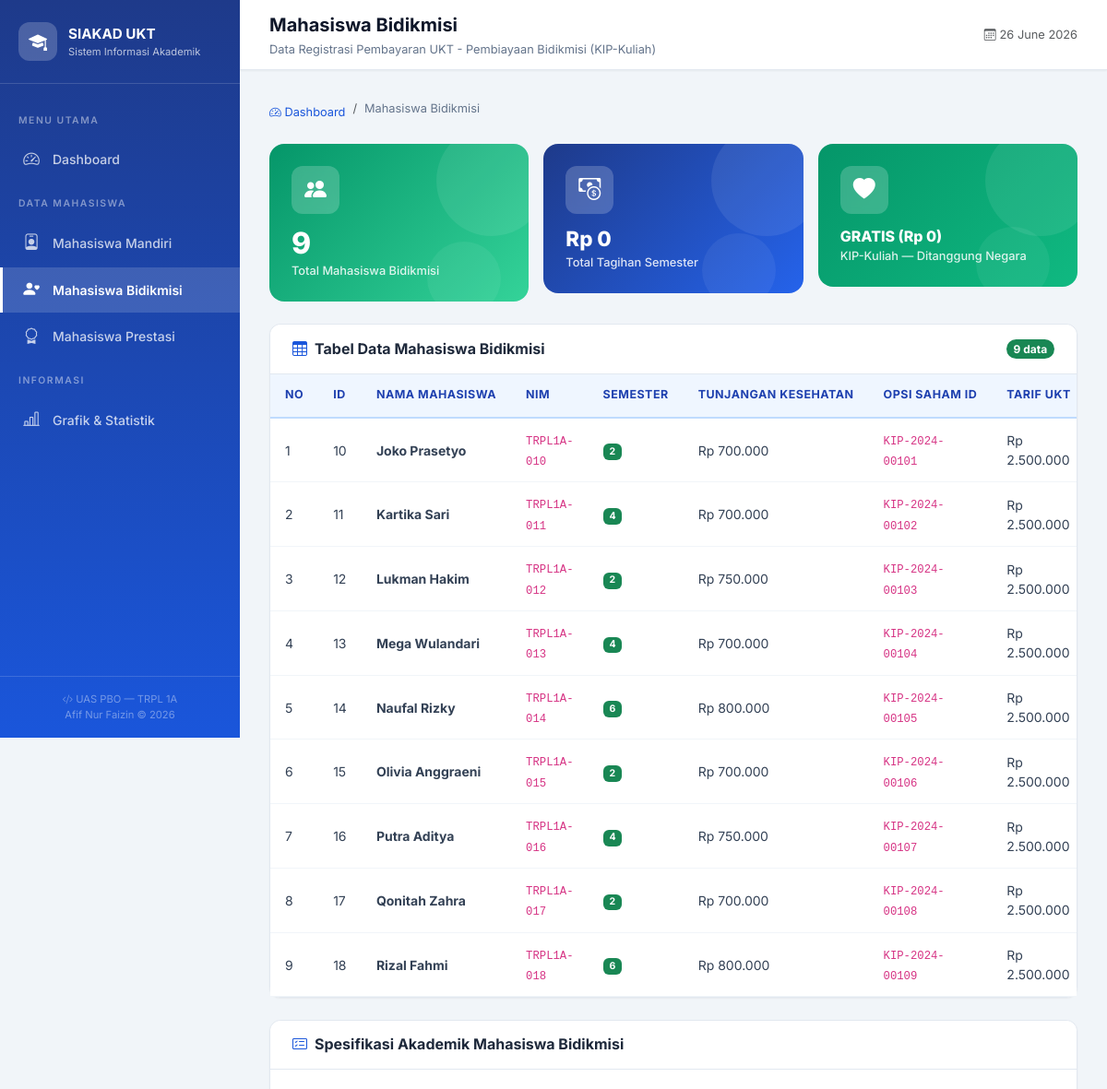
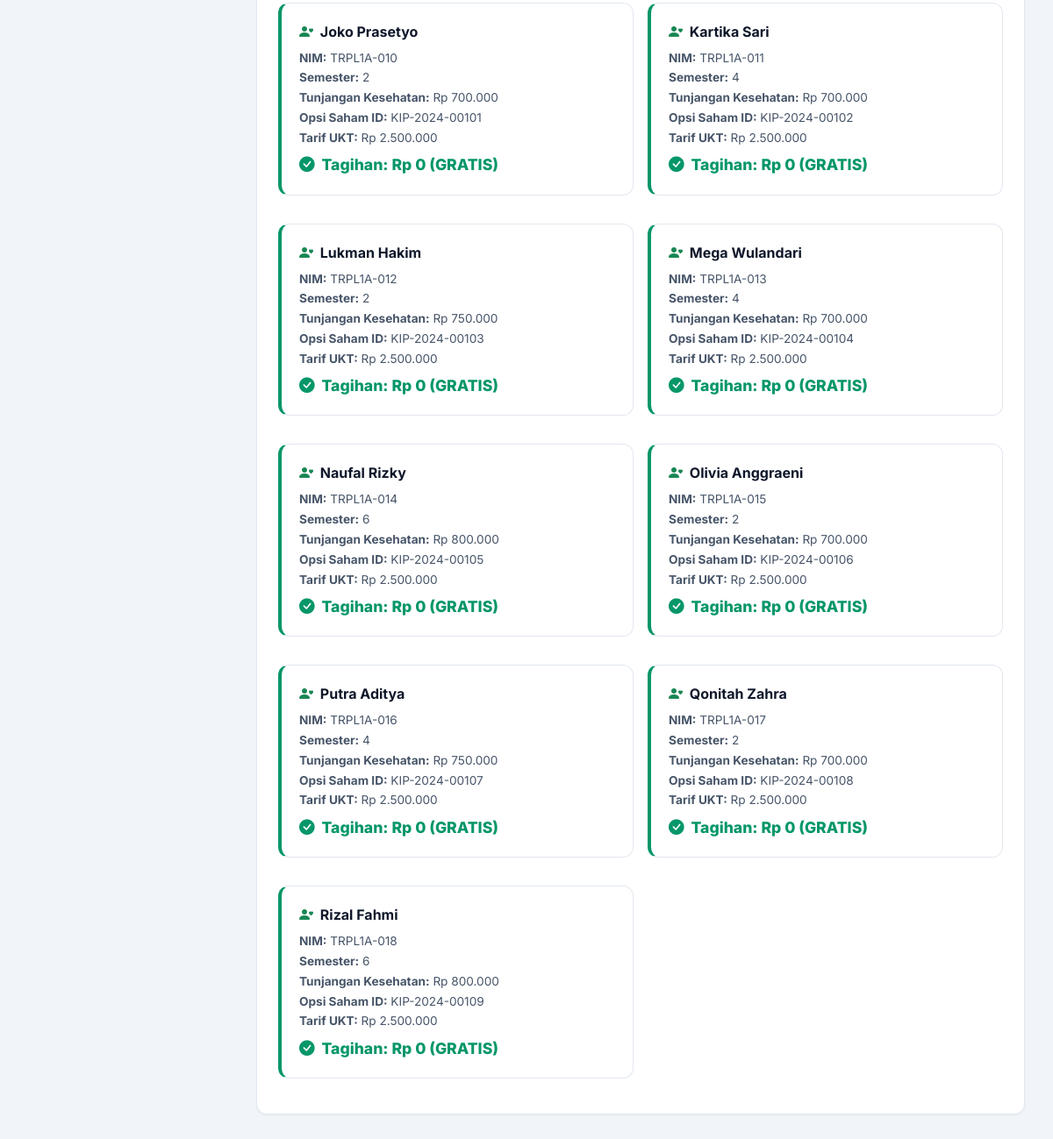
Page /bidikmisi.php on the committed database (2 pictures, top to bottom).
### tables this page shows
CREATE TABLE `tabel_mahasiswa` (
  `id_mahasiswa` int NOT NULL,
  `nama_mahasiswa` varchar(100) NOT NULL,
  `nim` varchar(20) NOT NULL,
  `semester` int NOT NULL,
  `trif_ukt_nominal` decimal(12,2) NOT NULL,
  `jenis_pembiayaan` enum('Mandiri','Bidikmisi','Prestasi') NOT NULL,
  `golongan_ukt` varchar(10) DEFAULT NULL,
  `nama_wali` varchar(100) DEFAULT NULL,
  `nomor_kip_kuliah` varchar(30) DEFAULT NULL,
  `dana_saku_subsidi` decimal(12,2) DEFAULT NULL,
  `nama_instansi_beasiswa` varchar(150) DEFAULT NULL,
  `minimal_ipk_syarat` decimal(3,2) DEFAULT NULL
);

### Classes/MahasiswaBidikmisi.php (called while the page is built, shortened)
<?php
require_once __DIR__ . '/Mahasiswa.php';
class MahasiswaBidikmisi extends Mahasiswa
{
    protected $tunjanganKesehatan;
    protected $opsiSahamId;
    public function __construct($id_mahasiswa, $nama_mahasiswa, $nim, $semester, $tarifUktNominal, $tunjanganKesehatan, $opsiSahamId)
    {
        $this->tunjanganKesehatan = $tunjanganKesehatan;
        $this->opsiSahamId        = $opsiSahamId;
    }
    public function hitungTagihanSemester()
    {
        return 0;
    }
    public function getTunjanganKesehatan()
    {
        return $this->tunjanganKesehatan;
    }
    public function getOpsiSahamId()
    {
        return $this->opsiSahamId;
    }
    public static function getAll($koneksi)
    {
        $data = [];
        $query = "SELECT * FROM tabel_mahasiswa WHERE jenis_pembiayaan = 'Bidikmisi' ORDER BY id_mahasiswa ASC";
        $result = $koneksi->query($query);
        if ($result && $result->num_rows > 0) {
            while ($row = $result->fetch_assoc()) {
                $data[] = new MahasiswaBidikmisi(
                    $row['id_mahasiswa'],
                    $row['nama_mahasiswa'],
                    $row['nim'],
                    $row['semester'],
                    $row['trif_ukt_nominal'],
                    $row['dana_saku_subsidi'] ?? 0,
                    $row['nomor_kip_kuliah'] ?? '-'
                );
            }
        }
        return $data;
    }
}

### Classes/Mahasiswa.php (called while the page is built, shortened)
<?php
abstract class Mahasiswa
{
    protected $id_mahasiswa;
    protected $nama_mahasiswa;
    protected $nim;
    protected $semester;
    protected $tarifUktNominal;
    public function __construct($id_mahasiswa, $nama_mahasiswa, $nim, $semester, $tarifUktNominal)
    {
        $this->id_mahasiswa    = $id_mahasiswa;
        $this->nama_mahasiswa  = $nama_mahasiswa;
        $this->nim             = $nim;
        $this->semester        = $semester;
        $this->tarifUktNominal = $tarifUktNominal;
    }
    public function getIdMahasiswa()
    {
        return $this->id_mahasiswa;
    }
    public function getNamaMahasiswa()
    {
        return $this->nama_mahasiswa;
    }
    public function getNim()
    {
        return $this->nim;
    }
    public function getSemester()
    {
        return $this->semester;
    }
    public function getTarifUktNominal()
    {
        return $this->tarifUktNominal;
    }
}

### bidikmisi.php (the view, shortened to what this page needs)
<?php
require_once __DIR__ . '/Classes/MahasiswaBidikmisi.php';
$dataBidikmisi = MahasiswaBidikmisi::getAll($koneksi);
include __DIR__ . '/includes/header.php';
?>
<div class="page-header">
    <nav aria-label="breadcrumb">
        <ol class="breadcrumb">
            <li class="breadcrumb-item"><a href="index.php"><i class="bi bi-speedometer2"></i> Dashboard</a></li>
            <li class="breadcrumb-item active">Mahasiswa Bidikmisi</li>
        </ol>
    </nav>
</div>
<div class="row g-3 mb-4">
    <div class="col-md-4">
        <div class="stat-card card-bidikmisi">
            <div class="card-body">
                <div class="stat-icon"><i class="bi bi-people-fill"></i></div>
                <div class="stat-value"><?= count($dataBidikmisi) ?></div>
                <div class="stat-label">Total Mahasiswa Bidikmisi</div>
            </div>
        </div>
    </div>
    <div class="col-md-4">
        <div class="stat-card card-total">
            <div class="card-body">
                <div class="stat-icon"><i class="bi bi-cash-coin"></i></div>
                <?php
                $totalTagihan = 0;
                foreach ($dataBidikmisi as $mhs) {
                    $totalTagihan += $mhs->hitungTagihanSemester();
                }
                ?>
                <div class="stat-value" style="font-size:1.4rem;">Rp <?= number_format($totalTagihan, 0, ',', '.') ?></div>
                <div class="stat-label">Total Tagihan Semester</div>
            </div>
        </div>
    </div>
    <div class="col-md-4">
        <div class="stat-card" style="background: linear-gradient(135deg, #059669 0%, #10b981 100%);">
            <div class="card-body">
                <div class="stat-icon"><i class="bi bi-heart-fill"></i></div>
                <div class="stat-value" style="font-size:1rem;">GRATIS (Rp 0)</div>
                <div class="stat-label">KIP-Kuliah — Ditanggung Negara</div>
            </div>
        </div>
    </div>
</div>
<div class="content-card mb-4">
    <div class="card-header">
        <h5 class="card-title">
            <i class="bi bi-table"></i>
            Tabel Data Mahasiswa Bidikmisi
        </h5>
        <span class="badge bg-success rounded-pill"><?= count($dataBidikmisi) ?> data</span>
    </div>
    <div class="card-body p-0">
        <div class="table-responsive">
            <table class="table table-hover data-table mb-0">
                <thead>
                    <tr>
                        <th>No</th>
                        <th>ID</th>
                        <th>Nama Mahasiswa</th>
                        <th>NIM</th>
                        <th>Semester</th>
                        <th>Tunjangan Kesehatan</th>
                        <th>Opsi Saham ID</th>
                        <th>Tarif UKT</th>
                    </tr>
                </thead>
                <tbody>
                    <?php if (count($dataBidikmisi) > 0): ?>
                        <?php $no = 1; foreach ($dataBidikmisi as $mhs): ?>
                        <tr>
                            <td><?= $no++ ?></td>
                            <td><?= $mhs->getIdMahasiswa() ?></td>
                            <td><strong><?= htmlspecialchars($mhs->getNamaMahasiswa()) ?></strong></td>
                            <td><code><?= htmlspecialchars($mhs->getNim()) ?></code></td>
                            <td><span class="badge bg-success"><?= $mhs->getSemester() ?></span></td>
                            <td>Rp <?= number_format($mhs->getTunjanganKesehatan(), 0, ',', '.') ?></td>
                            <td><code><?= htmlspecialchars($mhs->getOpsiSahamId()) ?></code></td>
                            <td>Rp <?= number_format($mhs->getTarifUktNominal(), 0, ',', '.') ?></td>
                        </tr>
                        <?php endforeach; ?>
                    <?php else: ?>
                        <tr><td colspan="10" class="text-center text-muted py-4">Tidak ada data mahasiswa bidikmisi.</td></tr>
                    <?php endif; ?>
                </tbody>
            </table>
        </div>
    </div>
</div>
<div class="content-card mb-4">
    <div class="card-header">
        <h5 class="card-title">
            <i class="bi bi-card-checklist"></i>
            Spesifikasi Akademik Mahasiswa Bidikmisi
        </h5>
    </div>
    <div class="card-body">
        <div class="row g-3">
            <?php foreach ($dataBidikmisi as $mhs): ?>
            <div class="col-lg-6">
                <div class="spec-card bidikmisi">
                    <div class="spec-name">
                        <i class="bi bi-person-heart text-success me-1"></i>
                        <?= htmlspecialchars($mhs->getNamaMahasiswa()) ?>
                    </div>
                    <div class="spec-detail"><strong>NIM:</strong> <?= htmlspecialchars($mhs->getNim()) ?></div>
                    <div class="spec-detail"><strong>Semester:</strong> <?= $mhs->getSemester() ?></div>
                    <div class="spec-detail"><strong>Tunjangan Kesehatan:</strong> Rp <?= number_format($mhs->getTunjanganKesehatan(), 0, ',', '.') ?></div>
                    <div class="spec-detail"><strong>Opsi Saham ID:</strong> <?= htmlspecialchars($mhs->getOpsiSahamId()) ?></div>
                    <div class="spec-detail"><strong>Tarif UKT:</strong> Rp <?= number_format($mhs->getTarifUktNominal(), 0, ',', '.') ?></div>
                    <div class="spec-tagihan">
                        <i class="bi bi-check-circle-fill me-1"></i>
                        Tagihan: Rp <?= number_format($mhs->hitungTagihanSemester(), 0, ',', '.') ?> (GRATIS)
                    </div>
                </div>
            </div>
            <?php endforeach; ?>
        </div>
    </div>
</div>
<?php include __DIR__ . '/includes/footer.php'; ?>

### rows in the picture
tabel_mahasiswa: id_mahasiswa "10", nama_mahasiswa "Joko Prasetyo", nim "TRPL1A-010", semester "2", dana_saku_subsidi "700.000", nomor_kip_kuliah "KIP-2024-00101", trif_ukt_nominal "2.500.000", hitungTagihanSemester "0"
tabel_mahasiswa: id_mahasiswa "11", nama_mahasiswa "Kartika Sari", nim "TRPL1A-011", semester "4", dana_saku_subsidi "700.000", nomor_kip_kuliah "KIP-2024-00102", trif_ukt_nominal "2.500.000", hitungTagihanSemester "0"
tabel_mahasiswa: id_mahasiswa "12", nama_mahasiswa "Lukman Hakim", nim "TRPL1A-012", semester "2", dana_saku_subsidi "750.000", nomor_kip_kuliah "KIP-2024-00103", trif_ukt_nominal "2.500.000", hitungTagihanSemester "0"
tabel_mahasiswa: id_mahasiswa "13", nama_mahasiswa "Mega Wulandari", nim "TRPL1A-013", semester "4", dana_saku_subsidi "700.000", nomor_kip_kuliah "KIP-2024-00104", trif_ukt_nominal "2.500.000", hitungTagihanSemester "0"
tabel_mahasiswa: id_mahasiswa "14", nama_mahasiswa "Naufal Rizky", nim "TRPL1A-014", semester "6", dana_saku_subsidi "800.000", nomor_kip_kuliah "KIP-2024-00105", trif_ukt_nominal "2.500.000", hitungTagihanSemester "0"
tabel_mahasiswa: id_mahasiswa "15", nama_mahasiswa "Olivia Anggraeni", nim "TRPL1A-015", semester "2", dana_saku_subsidi "700.000", nomor_kip_kuliah "KIP-2024-00106", trif_ukt_nominal "2.500.000", hitungTagihanSemester "0"
tabel_mahasiswa: id_mahasiswa "16", nama_mahasiswa "Putra Aditya", nim "TRPL1A-016", semester "4", dana_saku_subsidi "750.000", nomor_kip_kuliah "KIP-2024-00107", trif_ukt_nominal "2.500.000", hitungTagihanSemester "0"
tabel_mahasiswa: id_mahasiswa "17", nama_mahasiswa "Qonitah Zahra", nim "TRPL1A-017", semester "2", dana_saku_subsidi "700.000", nomor_kip_kuliah "KIP-2024-00108", trif_ukt_nominal "2.500.000", hitungTagihanSemester "0"
tabel_mahasiswa: id_mahasiswa "18", nama_mahasiswa "Rizal Fahmi", nim "TRPL1A-018", semester "6", dana_saku_subsidi "800.000", nomor_kip_kuliah "KIP-2024-00109", trif_ukt_nominal "2.500.000", hitungTagihanSemester "0"

### other values in the picture
$pageTitle "Mahasiswa Bidikmisi"
$pageSubtitle "Data Registrasi Pembayaran UKT - Pembiayaan Bidikmisi (KIP-Kuliah)"
count($dataBidikmisi) "9"
$totalTagihan "0"
